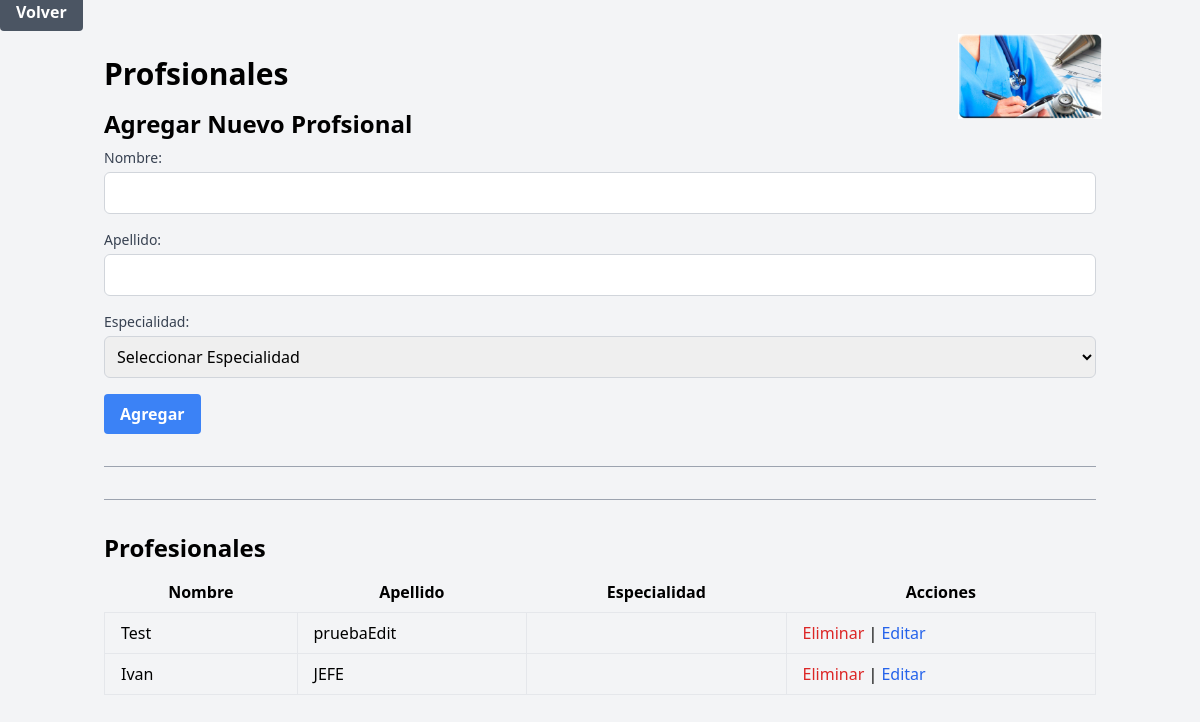
The app's page /profesionalPanel/profesionalPanel.php with its own data.
### tables this page shows
CREATE TABLE `prof` (
  `cod_prof` int(11) NOT NULL,
  `nombre` varchar(255) NOT NULL,
  `apellido` varchar(255) NOT NULL,
  `especialidad` varchar(255) NOT NULL
);

### profesionalPanel/profesionalPanel.php (the view, shortened to what this page needs)
<!DOCTYPE html>
<html lang="es">
<head>
    <link href="https://cdn.jsdelivr.net/npm/tailwindcss@2.2.19/dist/tailwind.min.css" rel="stylesheet">
</head>
<body class="bg-gray-100">
     <a href="../panelMain/panelMain.php" class="bg-gray-500 hover:bg-gray-600 text-white font-bold py-2 px-4 rounded">Volver</a>
     <div class="container mx-auto px-4 py-8 relative">
        <img src="../img/profesional.jpeg" alt="Imagen" class="image-top-right hidden sm:block">
        <h1 class="text-3xl font-bold mb-4">Profsionales</h1>
        <h2 class="text-2xl font-bold mb-2">Agregar Nuevo Profsional</h2>
        <form method="post" class="mb-4">
            <div class="mb-4">
                <label for="nombre" class="block text-sm font-medium text-gray-700">Nombre:</label>
                <input type="text" id="nombre" name="nombre" required
                    class="mt-1 p-2 block w-full border border-gray-300 rounded-md focus:outline-none focus:border-blue-500">
            </div>
            <div class="mb-4">
                <label for="apellido" class="block text-sm font-medium text-gray-700">Apellido:</label>
                <input type="text" id="apellido" name="apellido" required
                    class="mt-1 p-2 block w-full border border-gray-300 rounded-md focus:outline-none focus:border-blue-500">
            </div>
            <div class="mb-4">
                <label for="especialidad" class="block text-sm font-medium text-gray-700">Especialidad:</label>
                <select id="especialidad" name="especialidad" required
                    class="mt-1 p-2 block w-full border border-gray-300 rounded-md focus:outline-none focus:border-blue-500">
                    <option value="">Seleccionar Especialidad</option>
                </select>
            </div>
            <button type="submit" name="agregar"
                class="bg-blue-500 hover:bg-blue-600 text-white font-bold py-2 px-4 rounded">
                Agregar
            </button>
        </form>
        <hr class="border-t border-gray-400 my-8">
        <hr class="border-t border-gray-400 my-8">
        <h2 class="text-2xl font-bold mb-2">Profesionales</h2>
        <div class="overflow-x-auto">
            <table class="table-auto w-full">
                <thead>
                    <tr>
                        <th class="px-4 py-2">Nombre</th>
                        <th class="px-4 py-2">Apellido</th>
                        <th class="px-4 py-2">Especialidad</th>
                        <th class="px-4 py-2">Acciones</th>
                    </tr>
                </thead>
                <tbody>
                    <?php
                    require_once '../controlador/control_prof.php';
                    $sql = "SELECT * FROM prof";
                    $result = $conn->query($sql);
                    if ($result->num_rows > 0) {
                        while ($row = $result->fetch_assoc()) {
                            echo "<tr>";
                            echo "<td class='border px-4 py-2'>" . $row["nombre"] . "</td>";
                            echo "<td class='border px-4 py-2'>" . $row["apellido"] . "</td>";
                            echo "<td class='border px-4 py-2'>" . $row["especialidad"] . "</td>";
                            echo "<td class='border px-4 py-2'>
                            <a href='#' onclick='confirmDelete(" . $row["cod_prof"] . ")' class='text-red-600 hover:text-red-800'>Eliminar</a> |
                            <a href='editarProfesional.php?editar=" . $row["cod_prof"] . "' target='_blank' class='text-blue-600 hover:text-blue-800'>Editar</a>
                          </td>";
                            echo "</tr>";
                        }
                    } else {
                        echo "<tr><td colspan='5' class='border px-4 py-2'>No hay registros</td></tr>";
                    }
                    ?>
                </tbody>
            </table>
        </div>
    </div>
</body>
</html>

### profesionalPanel/profesionalPanel.php (style rules this page uses)
.image-top-right { position: absolute; top: 10px; right: 10px; width: 9rem; height: auto; }

### records on screen
prof: nombre "Test", apellido "pruebaEdit"
prof: nombre "Ivan", apellido "JEFE"
